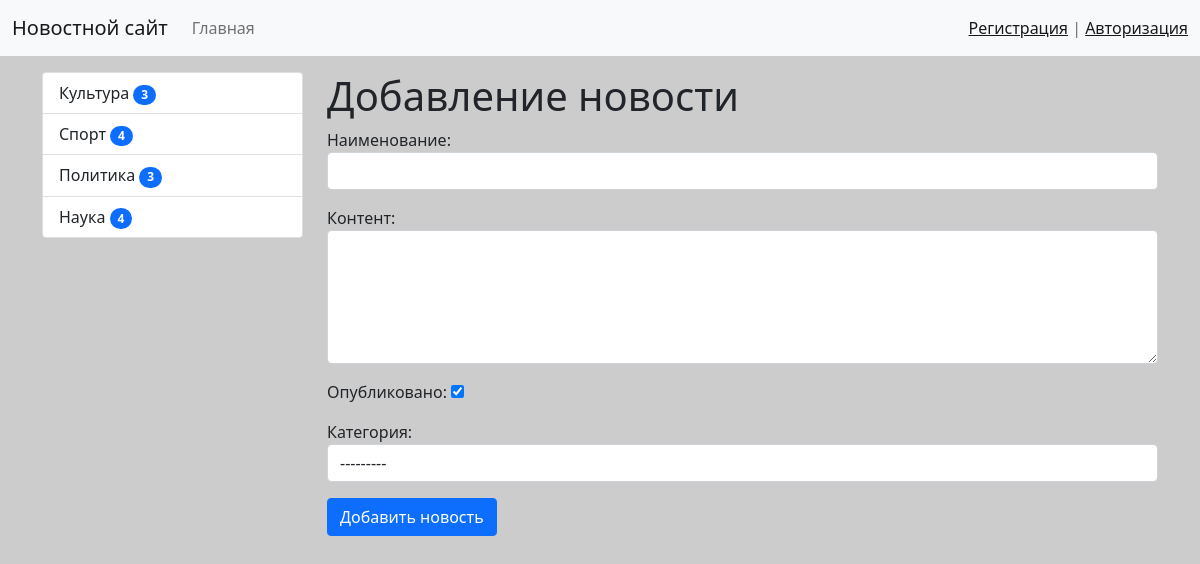
The page /news/add_news/ on the database its author committed.
### news/models.py (models this page shows)
class Category(models.Model):
    title = models.CharField(
        max_length=150,
        db_index=True,
        verbose_name='Наименование категории'
    )
    def get_absolute_url(self):
        return reverse('category', kwargs={'category_id': self.pk})
    def __str__(self):
        return self.title
    class Meta:
        verbose_name = 'Категория'
        verbose_name_plural = 'Категории'
        ordering = ['title']

### news/views.py (the view)
# urls.py: path('news/add_news/', CreateNews.as_view(), name='add_news'),
class CreateNews(CreateView):
    form_class = NewsForm
    template_name = 'news/add_news.html'

### news/forms.py (shortened to what this page needs)
class NewsForm(forms.ModelForm):
    class Meta:
        model = News
        fields = ['title', 'content', 'is_published', 'category']
        widgets = {
            'title': forms.TextInput(attrs={'class': 'form-control'}),
            'content': forms.Textarea(attrs={'class': 'form-control', 'rows': 5}),
            'category': forms.Select(attrs={'class': 'form-control'}),
        }

### news/templatetags/news_tags.py (called while the page is built)
@register.inclusion_tag('news/list_categories.html')
def show_categories():
    categories = Category.objects.annotate(cnt=Count('news', filter=F('news__is_published'))).filter(cnt__gt=0)
    return {'categories': categories}

### news/templates/news/add_news.html (shortened to what this page needs)
{% extends 'base.html' %}
{% block sidebar %}
{% include 'inc/_sidebar.html' %}
{% endblock %}
{% block content %}
<h1>Добавление новости</h1>
<form action="{% url 'add_news' %}" method="post">
    {{ form.as_p }}
    <button type="submit" class="btn btn-primary btn-block">Добавить новость</button>
</form>
{% endblock %}

### news/templates/news/list_categories.html
<div class="list-group">
    {% for item_category in categories %}
    <a href="{{ item_category.get_absolute_url }}" class="list-group-item list-group-item-action">
        {{ item_category.title }}
        <span class="badge bg-primary rounded-pill">{{ item_category.cnt }}</span>
    </a>
    {% endfor %}
</div>

### mysite/static/css/style.css (style rules this page uses)
body { background-color: #ccc; }

### rows shown on the page
Category: title "Культура", cnt "3"
Category: title "Спорт", cnt "4"
Category: title "Политика", cnt "3"
Category: title "Наука", cnt "4"
